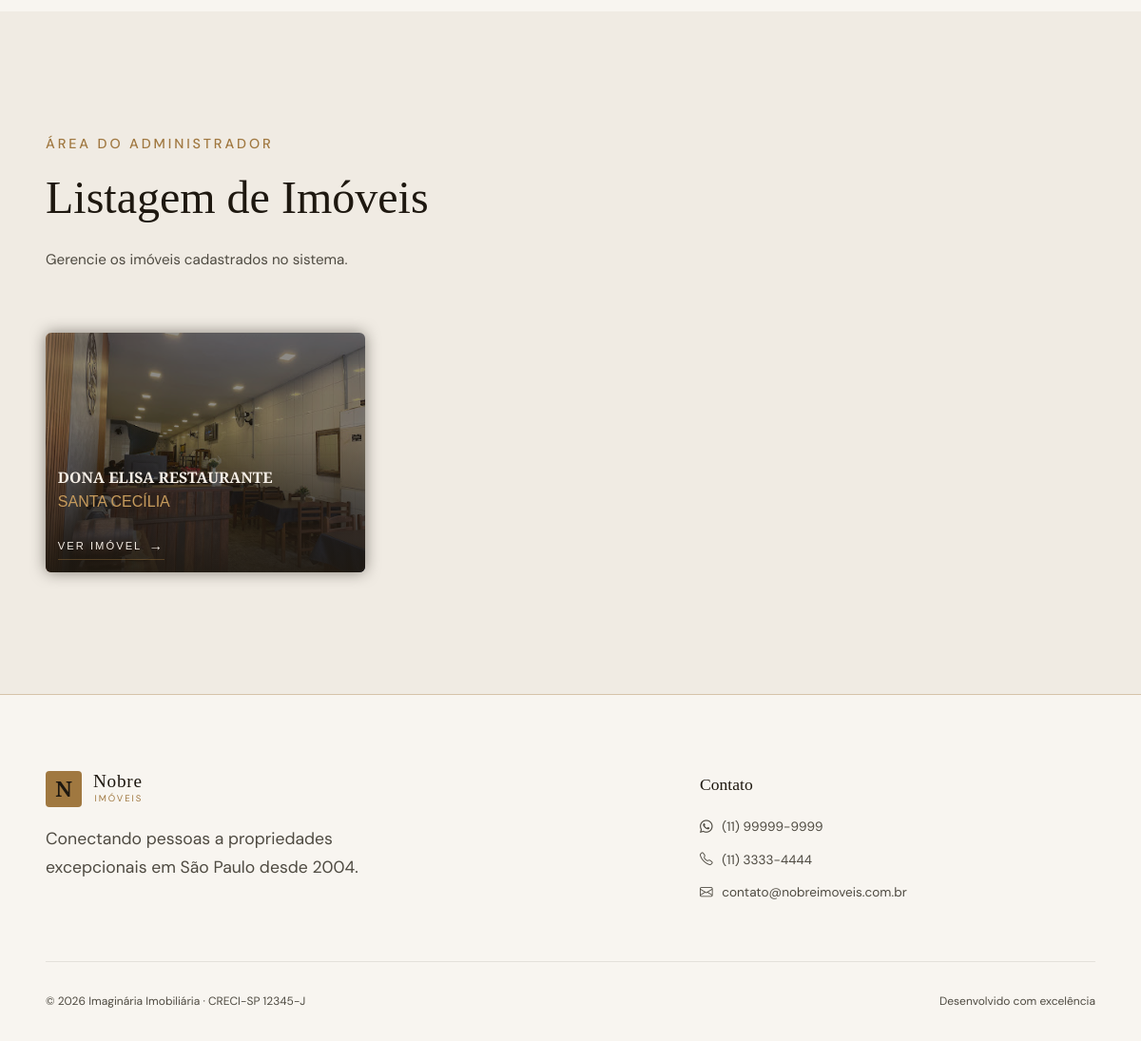
/ad_11min_k (signed in, lower part), run on an earlier commit of the app's database.
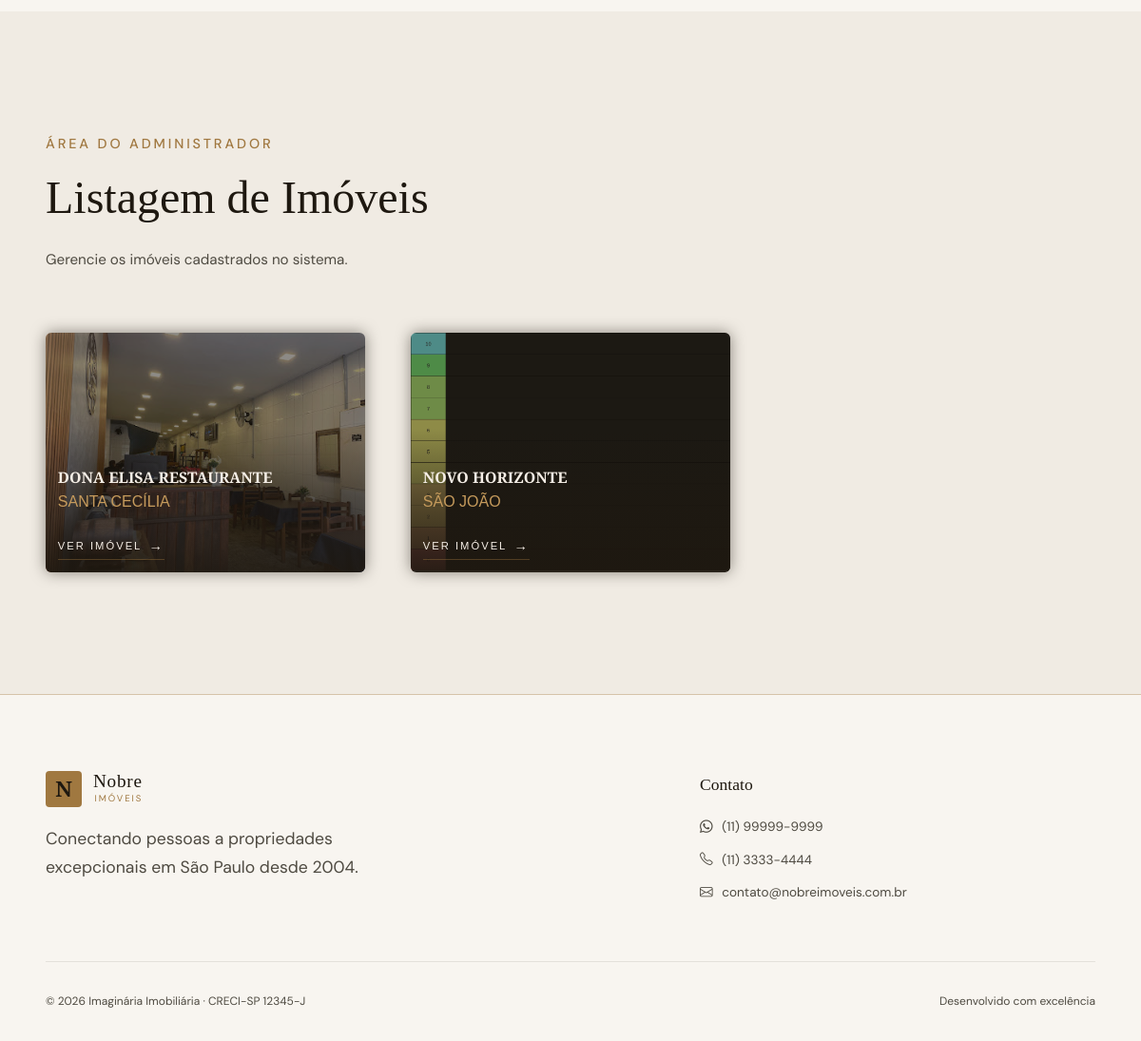
And on a later commit of the database.
### models.py (models this page shows, shortened)
class ImagensImovel(db.Model):
    __tablename__ = 'imagens_imovel'
    id = db.Column(db.Integer, primary_key=True)
    imovel_id = db.Column(db.Integer, db.ForeignKey('imoveis.id'), nullable=False)
    caminho_da_imagem_principal = db.Column(db.String(255), nullable=False)
    caminho_da_imagem_de_fachada1 = db.Column(db.String(255), nullable=False)
    caminho_da_imagem_de_fachada2 = db.Column(db.String(255), nullable=False)

class Imovel(db.Model):
    __tablename__ = 'imoveis'
    id = db.Column(db.Integer, primary_key=True)
    nome = db.Column(db.String(50), nullable=False)
    slug = db.Column(db.String(50), nullable=True)
    descricao = db.Column(db.String(500), nullable=False)
    tipo_de_produto = db.Column(db.Enum(TipoDeProduto), nullable=False)
    status = db.Column(db.Enum(Status), nullable=False)
    esta_visivel = db.Column(db.Boolean, default=True)
    esta_em_destaque = db.Column(db.Boolean, default=False)
    preco_compra = db.Column(db.Numeric(15, 2), nullable=True)
    preco_aluguel = db.Column(db.Numeric(12, 2), nullable=True)
    condominio = db.Column(db.Numeric(12, 2), default=0.0, nullable=True)
    iptu = db.Column(db.Numeric(12, 2), default=0.0, nullable=True)
    menor_area_em_metros_quadrados = db.Column(db.SmallInteger, nullable=False)
    maior_area_em_metros_quadrados = db.Column(db.SmallInteger, nullable=False)
    menor_quantidade_de_dormitorios = db.Column(db.SmallInteger, default=0)
    maior_quantidade_de_dormitorios = db.Column(db.SmallInteger, default=0)
    cidade = db.Column(db.String(100), nullable=False)
    bairro = db.Column(db.String(100), nullable=False)
    endereco = db.Column(db.String(255), nullable=False)
    cep = db.Column(db.String(10), nullable=False)
    numero = db.Column(db.String(10), nullable=False)
    metros_ate_o_metro_mais_proximo = db.Column(db.Integer, default=10000)
    imagens_principais_do_produto = db.relationship('ImagensImovel', backref="imovel", lazy=True, cascade="all, delete-orphan")
    imagens_do_produto = db.relationship('ImagemComDescricao', back_populates='imovel_rel_imagem', lazy=True, cascade="all, delete-orphan")
    plantas_do_produto = db.relationship('PlantaComDescricao', back_populates='imovel_rel_planta', lazy=True, cascade="all, delete-orphan")

### app.py (the view)
@app.route("/ad_11min_k", methods=['POST', 'GET'])
@limiter.limit("6/minute")
def admin():
    form = ImovelForm(CombinedMultiDict((request.form, request.files)))
    if request.method == 'POST':
        if form.validate():
            lista_de_caminhos_das_imagens_principais, lista_de_caminhos_das_imagens, lista_de_caminhos_das_plantas = salvar_imagens_de_novo_imovel(form)
            novo_imovel = Imovel(
                nome=form.nome.data,
                descricao=form.descricao.data,
                tipo_de_produto=form.tipo_de_produto.data,
                status=form.status.data,
                esta_visivel=form.esta_visivel.data,
                esta_em_destaque = form.esta_em_destaque.data,
                preco_compra=form.preco_compra.data,
                preco_aluguel=form.preco_aluguel.data,
                condominio=form.condominio.data,
                iptu=form.iptu.data,
                menor_area_em_metros_quadrados=form.menor_area_em_metros_quadrados.data,
                maior_area_em_metros_quadrados=form.maior_area_em_metros_quadrados.data,
                menor_quantidade_de_dormitorios=form.menor_quantidade_de_dormitorios.data,
                maior_quantidade_de_dormitorios=form.maior_quantidade_de_dormitorios.data,
                cidade=form.cidade.data,
                bairro=form.bairro.data,
                endereco=form.endereco.data,
                cep=form.cep.data,
                numero=form.numero.data,
                metros_ate_o_metro_mais_proximo=form.metros_ate_o_metro_mais_proximo.data
            )
            imagens_principais_novo_imovel = ImagensImovel(
                caminho_da_imagem_principal=lista_de_caminhos_das_imagens_principais[0],
                caminho_da_imagem_de_fachada1=lista_de_caminhos_das_imagens_principais[1],
                caminho_da_imagem_de_fachada2=lista_de_caminhos_das_imagens_principais[2],
            )
            novo_imovel.imagens_principais_do_produto.append(imagens_principais_novo_imovel)
            db.session.add(novo_imovel)
            db.session.flush()
            instanciar_novas_imagens_com_descricao(form, lista_de_caminhos_das_imagens, novo_imovel.id, db)
            instanciar_novas_plantas_com_descricao(form, lista_de_caminhos_das_plantas, novo_imovel.id, db)
            try:
                db.session.add(novo_imovel)
                db.session.commit()
                app.logger.info('^ adição de imóvel bem sucedida')
                flash("Imóvel adicionado com sucesso!", "success")
                imoveis = Imovel.query.all()
                return redirect(url_for('admin'))
            except Exception as e:
                db.session.rollback()
                app.logger.info('^ adição de imóvel mal sucedido')
                flash("O Imóvel não foi adicionado! Verifique e corrija os campos com informações inválidas", "error")
                imoveis = Imovel.query.all()
                return render_template('admin.html', mensagem="Erro ao adicionar imóvel", imoveis=imoveis, form=form)
        else:
            app.logger.info('^ adição de imóvel mal sucedido')
            flash("O Imóvel não foi adicionado! Verifique e corrija os campos com informações inválidas", "error")
            print(f"Erros de validação: {form.errors}")
            imoveis = Imovel.query.all()
            return render_template('admin.html', mensagem="Erro ao adicionar imóvel", imoveis=imoveis, form=form)
    else:
        app.logger.info('^ painel de admin foi acessado')
        imoveis = Imovel.query.all()
        return render_template('admin.html', imoveis=imoveis, form=form)

### app.py (called while the page is built)
@login_manager.user_loader
def load_user(admin_id):
    return db.session.get(Admin, int(admin_id))

@app.before_request
def enforce_login_globally():
    public_endpoints = ['login', 'index', 'mostrar_imovel', 'static']
    if request.endpoint not in public_endpoints and not current_user.is_authenticated:
        return abort(404)

### templates/admin.html (shortened to what this page needs)
{% extends 'base.html' %}
{% block main %}
<main>
    {% include 'partials/_listagem_imoveis.html' %}
    <section id="imoveis" class="general-section-padding alt-section-background">
        <div class="general-content">
            <span class="section-label">área do administrador</span>
            <h2 class="section-title">Listagem de Imóveis</h2>
            <p>Gerencie os imóveis cadastrados no sistema.</p>
        </div>
        <div class="general-image-list-with-adaptable-columns">
            {% if imoveis != [] %}
                {% for imovel in imoveis %}
                    {% with imovel=imovel %}
                        {% include 'partials/_novo_card_admin.html' %}
                    {% endwith %}
                {% endfor %}
            {% endif %}
        </div>
    </section>
</main>
{% endblock %}

### templates/partials/_novo_card_admin.html
<div class="alt-card">
    <div class="alt-card-bg">
        {% for imagem in imovel.imagens_principais_do_produto %}
        <img class="card-img" src="{{ url_for('static', filename=imagem.caminho_da_imagem_principal) }}" alt="Imagem de placeholder" loading="lazy" />
        {% endfor %}
    </div>
    <div class="alt-card-body">
        <div>
            <h3 class="card-name">{{ imovel.nome }}</h3>
            <p class="card-location">{{ imovel.bairro }}</p>
        </div>
        <div>
            <a class="card-info-redirect" href="{{ url_for('mostrar_imovel_admin', slug_imovel=imovel.slug) }}">Ver Imóvel</a>
        </div>
    </div>
</div>

What changed in the data, as far as the page shows it:
added Imovel: nome "NOVO HORIZONTE", bairro "SÃO JOÃO"
added ImagensImovel: caminho_da_imagem_principal (picture), shown under "NOVO HORIZONTE"
